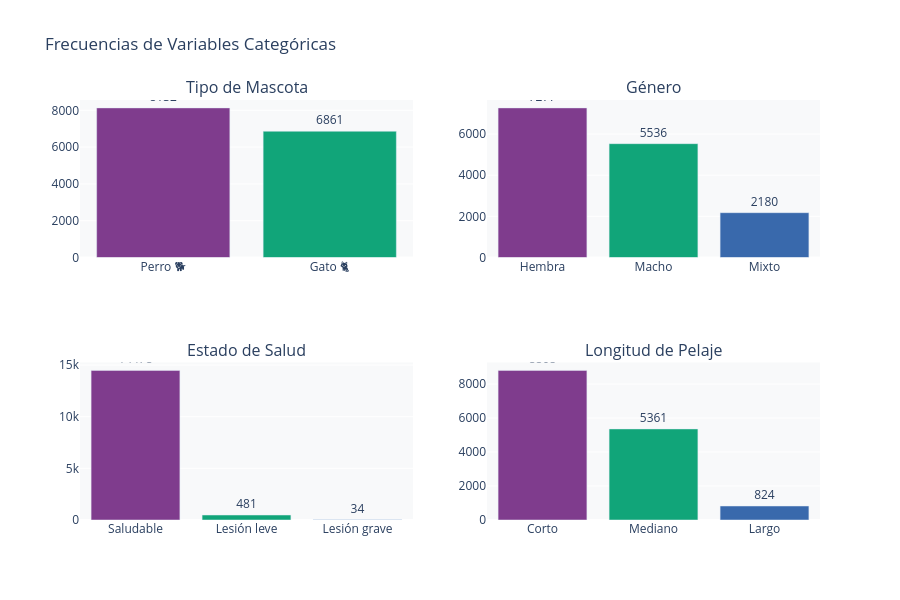

The code cell stored with this chart in its notebook:
### Markdown cell above
### 5.4 · Frecuencias de variables categóricas clave

### Code cell
# Subplots: Tipo | Género | Salud | Pelaje
fig = make_subplots(rows=2, cols=2,
    subplot_titles=("Tipo de Mascota","Género","Estado de Salud","Longitud de Pelaje"))

for r, c, col_name, labels in [
    (1,1,"Type_Label",  None),
    (1,2,"Gender_Label",None),
    (2,1,"Health_Label",None),
    (2,2,"Fur_Label",   None),
]:
    vc = df[col_name].value_counts().reset_index()
    vc.columns = ["cat","count"]
    fig.add_trace(go.Bar(
        x=vc["cat"], y=vc["count"],
        marker_color=PALETTE[:len(vc)],
        text=vc["count"], textposition="outside",
        showlegend=False,
    ), row=r, col=c)

fig.update_layout(height=600, paper_bgcolor="white", plot_bgcolor=BG_COLOR,
                  title_text="Frecuencias de Variables Categóricas")
fig.show()

### Figure 1 — Plotly figure (JSON) as saved in the notebook; plotly's stock layout.template omitted (floating-point values rounded to 4 significant figures)
{"data": [{"marker": {"color": ["rgb(127, 60, 141)", "rgb(17, 165, 121)"]}, "showlegend": false, "text": [8132.0, 6861.0], "textposition": "outside", "type": "bar", "x": ["Perro 🐕", "Gato 🐈"], "xaxis": "x", "y": [8132, 6861], "yaxis": "y"}, {"marker": {"color": ["rgb(127, 60, 141)", "rgb(17, 165, 121)", "rgb(57, 105, 172)"]}, "showlegend": false, "text": [7277.0, 5536.0, 2180.0], "textposition": "outside", "type": "bar", "x": ["Hembra", "Macho", "Mixto"], "xaxis": "x2", "y": [7277, 5536, 2180], "yaxis": "y2"}, {"marker": {"color": ["rgb(127, 60, 141)", "rgb(17, 165, 121)", "rgb(57, 105, 172)"]}, "showlegend": false, "text": [14480.0, 481.0, 34.0], "textposition": "outside", "type": "bar", "x": ["Saludable", "Lesión leve", "Lesión grave"], "xaxis": "x3", "y": [14478, 481, 34], "yaxis": "y3"}, {"marker": {"color": ["rgb(127, 60, 141)", "rgb(17, 165, 121)", "rgb(57, 105, 172)"]}, "showlegend": false, "text": [8808.0, 5361.0, 824.0], "textposition": "outside", "type": "bar", "x": ["Corto", "Mediano", "Largo"], "xaxis": "x4", "y": [8808, 5361, 824], "yaxis": "y4"}], "layout": {"annotations": [{"font": {"size": 16}, "showarrow": false, "text": "Tipo de Mascota", "x": 0.225, "xanchor": "center", "xref": "paper", "y": 1, "yanchor": "bottom", "yref": "paper"}, {"font": {"size": 16}, "showarrow": false, "text": "Género", "x": 0.775, "xanchor": "center", "xref": "paper", "y": 1, "yanchor": "bottom", "yref": "paper"}, {"font": {"size": 16}, "showarrow": false, "text": "Estado de Salud", "x": 0.225, "xanchor": "center", "xref": "paper", "y": 0.375, "yanchor": "bottom", "yref": "paper"}, {"font": {"size": 16}, "showarrow": false, "text": "Longitud de Pelaje", "x": 0.775, "xanchor": "center", "xref": "paper", "y": 0.375, "yanchor": "bottom", "yref": "paper"}], "height": 600, "paper_bgcolor": "white", "plot_bgcolor": "#F8F9FA", "title": {"text": "Frecuencias de Variables Categóricas"}, "xaxis": {"anchor": "y", "domain": [0, 0.45]}, "xaxis2": {"anchor": "y2", "domain": [0.55, 1]}, "xaxis3": {"anchor": "y3", "domain": [0, 0.45]}, "xaxis4": {"anchor": "y4", "domain": [0.55, 1]}, "yaxis": {"anchor": "x", "domain": [0.625, 1]}, "yaxis2": {"anchor": "x2", "domain": [0.625, 1]}, "yaxis3": {"anchor": "x3", "domain": [0, 0.375]}, "yaxis4": {"anchor": "x4", "domain": [0, 0.375]}}}
